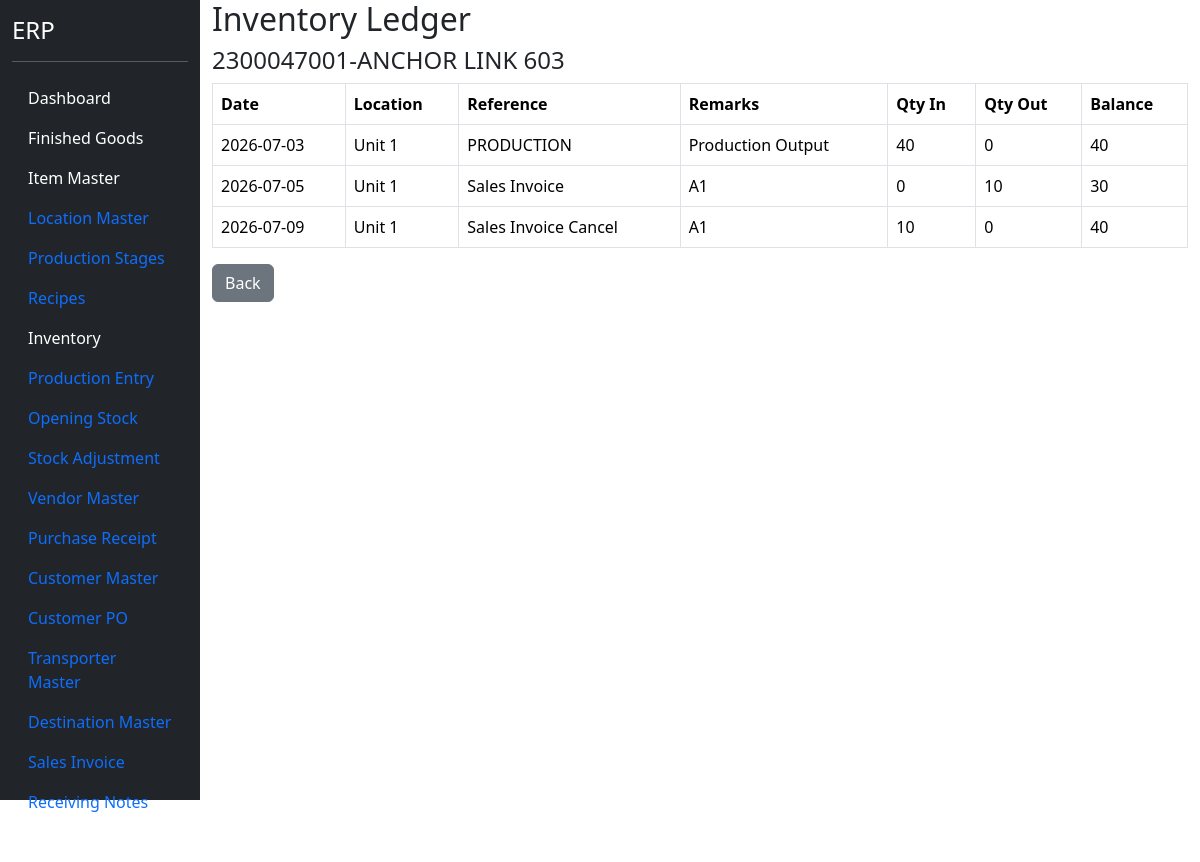
/inventory/17 (signed in), run on an earlier commit of the app's database.
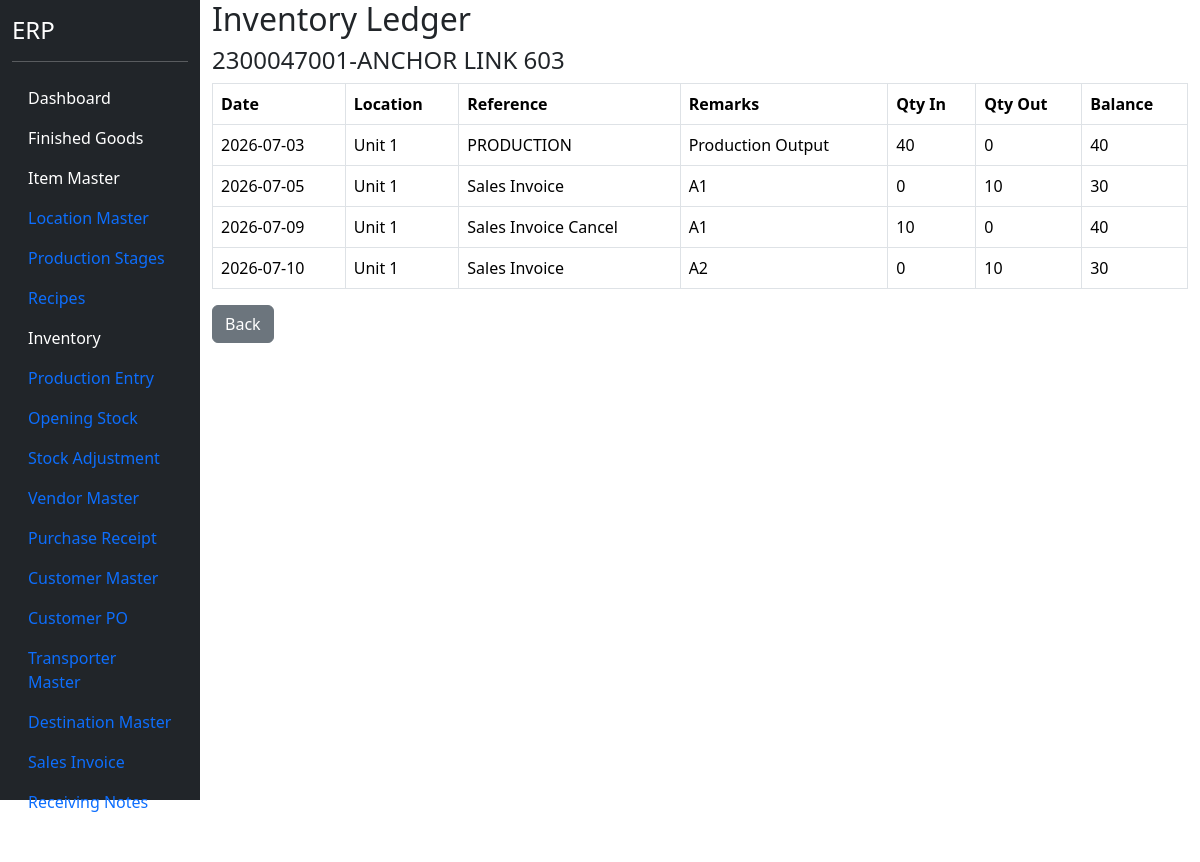
And on a later commit of the database.
### models.py (models this page shows)
class LocationMaster(db.Model):
    __tablename__ = "location_master"
    id = db.Column(
        db.Integer,
        primary_key=True
    )
    location_code = db.Column(
        db.String(20),
        unique=True,
        nullable=False
    )
    location_name = db.Column(
        db.String(100),
        nullable=False
    )
    active = db.Column(
        db.Boolean,
        default=True
    )

class InventoryLedger(db.Model):
    __tablename__ = "inventory_ledger"
    id = db.Column(
        db.Integer,
        primary_key=True
    )
    trans_date = db.Column(
        db.Date,
        nullable=False
    )
    item_id = db.Column(
        db.Integer,
        db.ForeignKey("item_master.id"),
        nullable=False
    )
    location_id = db.Column(
        db.Integer,
        db.ForeignKey("location_master.id"),
        nullable=False
    )
    qty_in = db.Column(
        db.Float,
        default=0
    )
    qty_out = db.Column(
        db.Float,
        default=0
    )
    reference_type = db.Column(
        db.String(50)
    )
    reference_id = db.Column(
        db.Integer
    )
    remarks = db.Column(
        db.String(500)
    )
    item = db.relationship(
        "ItemMaster"
    )
    location = db.relationship(
        "LocationMaster"
    )

### blueprints/masters/routes.py (the view)
@masters_bp.route("/inventory/<int:item_id>")
@login_required
def inventory_detail(item_id):
    item = ItemMaster.query.get_or_404(item_id)
    ledger_rows = InventoryLedger.query.filter_by(
        item_id=item_id
    ).order_by(
        InventoryLedger.trans_date,
        InventoryLedger.id
    ).all()
    balance = 0
    movement = []
    for row in ledger_rows:
        balance += row.qty_in
        balance -= row.qty_out
        movement.append({
            "date": row.trans_date,
            "location": row.location.location_name,
            "reference": row.reference_type,
            "remarks": row.remarks,
            "qty_in": row.qty_in,
            "qty_out": row.qty_out,
            "balance": balance
        })
    return render_template(
        "inventory_detail.html",
        item=item,
        movement=movement
    )

### app.py (called while the page is built)
@login_manager.user_loader
def load_user(user_id):
    return User.query.get(int(user_id))

### templates/inventory_detail.html (shortened to what this page needs)
{% extends "base.html" %}
{% block content %}
<h2>
</h2>
<h4>
{{ item.item_name }}
</h4>
<table class="table table-bordered">
<thead>
<tr>
<th>Date</th>
<th>Location</th>
<th>Reference</th>
<th>Remarks</th>
<th>Qty In</th>
<th>Qty Out</th>
<th>Balance</th>
</tr>
</thead>
<tbody>
{% for row in movement %}
<tr>
<td>{{ row.date }}</td>
<td>{{ row.location }}</td>
<td>{{ row.reference }}</td>
<td>{{ row.remarks }}</td>
<td>{{ "%.0f"|format(row.qty_in) }}</td>
<td>{{ "%.0f"|format(row.qty_out) }}</td>
<td>{{ "%.0f"|format(row.balance) }}</td>
</tr>
{% endfor %}
</tbody>
</table>
<a
href="/inventory"
class="btn btn-secondary">
Back
</a>
{% endblock %}

What changed in the data, as far as the page shows it:
added InventoryLedger: date "2026-07-10", reference "Sales Invoice", remarks "A2", qty_in "0", qty_out "10"
Also different on the page:
new list line: "Unit 1"
new list line: "30"
